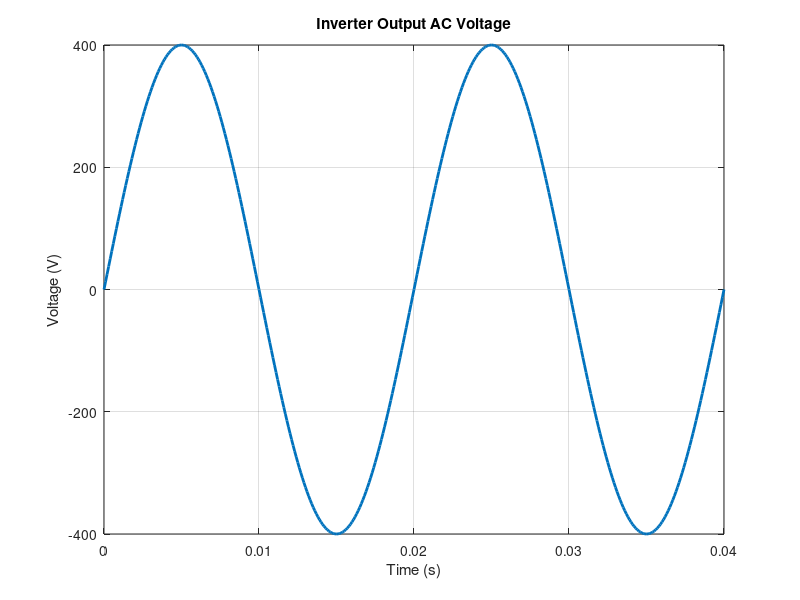

Source code (MATLAB):
clc;
clear;

Vdc = 400;        % DC input voltage from PV (Volts)
f = 50;           % AC frequency (Hz)
t = 0:0.0001:0.04;

Vac = Vdc * sin(2*pi*f*t);

figure;
plot(t, Vac, 'LineWidth', 2);
xlabel('Time (s)');
ylabel('Voltage (V)');
title('Inverter Output AC Voltage');
grid on;
